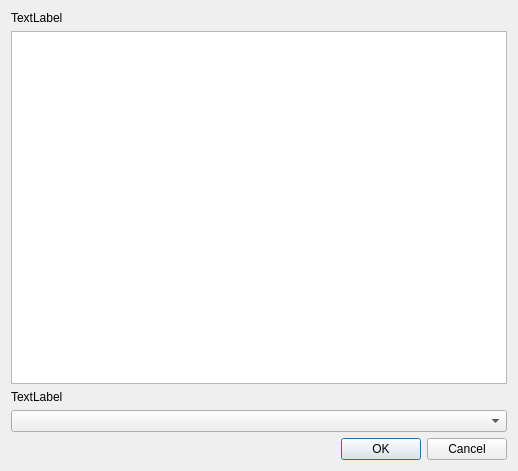
<?xml version="1.0" encoding="UTF-8"?>
<ui version="4.0">
 <class>ChooseNetworkCardDialog</class>
 <widget class="QDialog" name="ChooseNetworkCardDialog">
  <property name="geometry">
   <rect>
    <x>0</x>
    <y>0</y>
    <width>518</width>
    <height>471</height>
   </rect>
  </property>
  <property name="windowTitle">
   <string>Dialog</string>
  </property>
  <layout class="QVBoxLayout" name="verticalLayout">
   <item>
    <widget class="QLabel" name="lblAvailableNetworkCards">
     <property name="text">
      <string>TextLabel</string>
     </property>
    </widget>
   </item>
   <item>
    <widget class="QTableView" name="tableView"/>
   </item>
   <item>
    <widget class="QLabel" name="label">
     <property name="text">
      <string>TextLabel</string>
     </property>
    </widget>
   </item>
   <item>
    <widget class="QComboBox" name="comboBox"/>
   </item>
   <item>
    <widget class="QDialogButtonBox" name="buttonBox">
     <property name="orientation">
      <enum>Qt::Horizontal</enum>
     </property>
     <property name="standardButtons">
      <set>QDialogButtonBox::Cancel|QDialogButtonBox::Ok</set>
     </property>
    </widget>
   </item>
  </layout>
 </widget>
 <resources/>
 <connections>
  <connection>
   <sender>buttonBox</sender>
   <signal>accepted()</signal>
   <receiver>ChooseNetworkCardDialog</receiver>
   <slot>accept()</slot>
   <hints>
    <hint type="sourcelabel">
     <x>248</x>
     <y>254</y>
    </hint>
    <hint type="destinationlabel">
     <x>157</x>
     <y>274</y>
    </hint>
   </hints>
  </connection>
  <connection>
   <sender>buttonBox</sender>
   <signal>rejected()</signal>
   <receiver>ChooseNetworkCardDialog</receiver>
   <slot>reject()</slot>
   <hints>
    <hint type="sourcelabel">
     <x>316</x>
     <y>260</y>
    </hint>
    <hint type="destinationlabel">
     <x>286</x>
     <y>274</y>
    </hint>
   </hints>
  </connection>
 </connections>
</ui>
